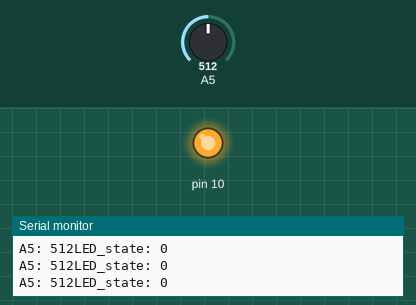
Simulated run of this sketch. Board: Arduino Uno, built with avr-gcc and run on an emulated ATmega328P. Parts: output pins drawn as LEDs (lit = HIGH), the last lines printed to the serial monitor. The test bench sets the inputs (shaded band); at power-on: A5 = 512.

Above: at 1.2 s.
1.3 s: A5 set to 110
2.8 s: A5 set to 89
At 3.4 s:
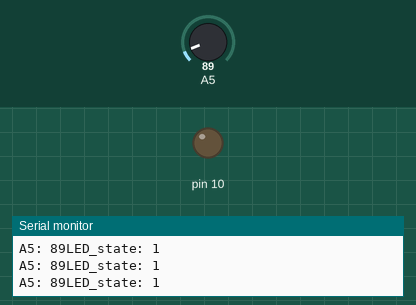
Timing chart, 0 to 5.8 s (numbered marks = the images above; inputs shaded):
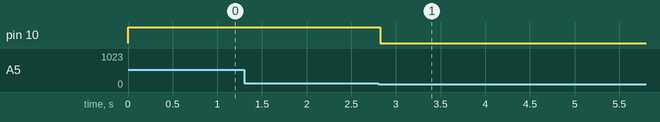

The sketch:

1411132059_h3.ino
```cpp
	// 光敏電阻控制LED亮或熄 並顯示光敏電阻輸出值與LED狀態
int s=0,LED_state=0;
void setup() {
  Serial.begin(9600);
  pinMode(A5,INPUT_PULLUP);
  pinMode(10,OUTPUT);
}

void loop() {
  Serial.print("A5: ");
  s = analogRead(A5);
  Serial.print(s);

  if(s>100) {
    digitalWrite(10,1);
    LED_state=0;
  }
  else {
    digitalWrite(10,0);
    LED_state=1;
  }
  Serial.print("LED_state: ");
  Serial.println(LED_state);
}
```

Measured:
- the behaviour switches between 101 and 100 on A5 (found by bisection; images 0 and 1)
- after the input at 2.8 s, pin 10: HIGH → LOW at once
